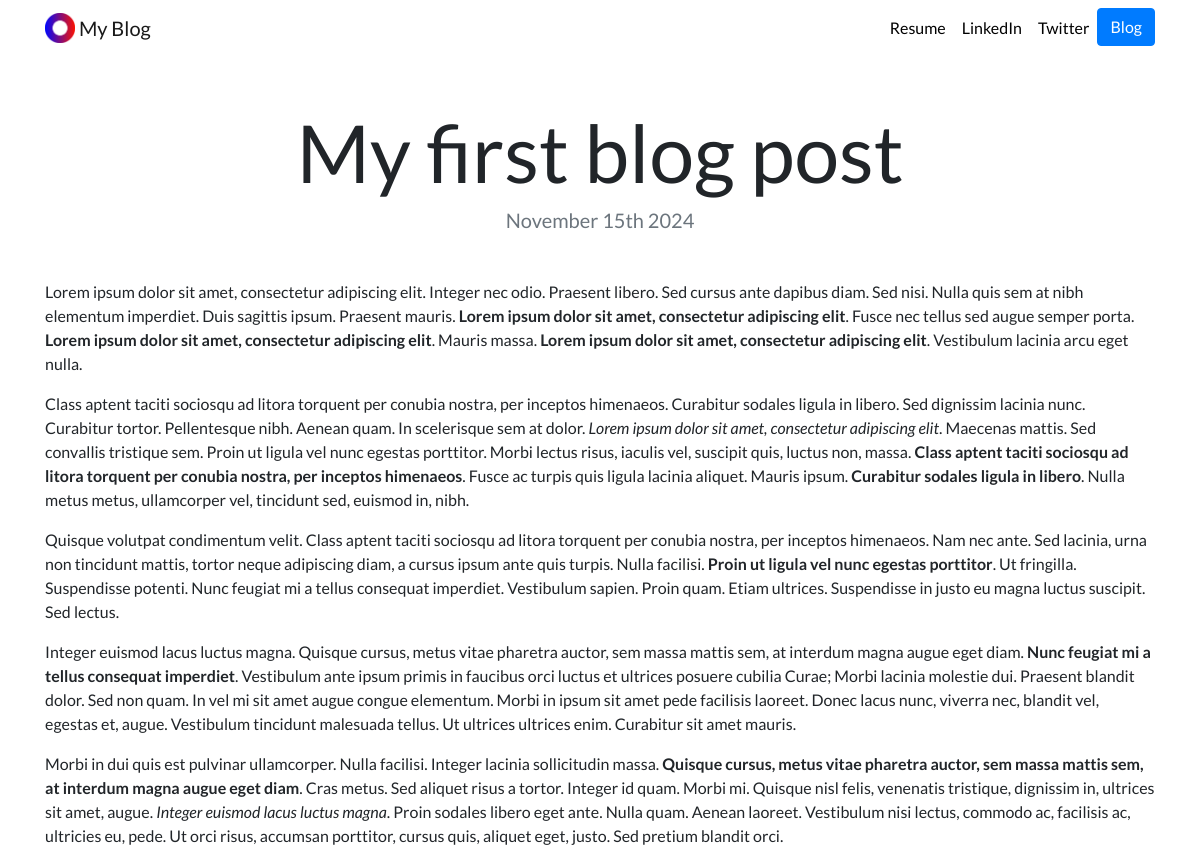
Page /blog/1/ on the committed database.
### blog/models.py (models this page shows, shortened)
class Blog(models.Model):
    title = models.CharField(max_length=200)
    description = models.TextField()
    date = models.DateField()

### blog/views.py (the view)
# urls.py: path('<int:blog_id>/', views.detail, name='detail'),
def detail(request, blog_id):
    blog = get_object_or_404(Blog, pk=blog_id)
    return render(request, 'blog/detail.html', {'blog':blog})

### blog/templates/blog/detail.html
{% extends "portfolio/base.html" %}
{% load static %}
{% block content %}
<h1 class="text-center mt-5" id="blogdetailtitle">{{ blog.title }}</h1>
<h5 class="text-center text-muted mb-5">{{ blog.date|date:'F jS Y' }}</h5>
{{ blog.description|safe }}
{% endblock %}

### portfolio/static/portfolio/custom.css (style rules this page uses)
body { font-family: 'Lato', sans-serif; }
@media (min-width: 992px) { #blogdetailtitle { font-size: 5rem; } }

### rows in the picture
Blog: title "My first blog post", date "November 15th 2024", description "Lorem ipsum dolor sit amet, consectetur adipiscing elit. Integer nec odio. Praesent libero. Sed cursus ante dapibus diam. Sed nisi. Nulla quis sem at nibh elementum imperdiet. Duis sagittis ipsum. Praesent mauris. Lorem ipsum dolor sit amet, consectetur adipiscing elit . Fusce nec tellus sed augue semper porta. Lorem ipsum dolor sit amet, consectetur adipiscing elit . Mauris massa. Lorem ipsum dolor sit amet, consectetur adipiscing elit . Vestibulum lacinia arcu eget nulla. Class aptent taciti sociosqu ad litora torquent per conubia nostra, per inceptos himenaeos. Curabitur sodales ligula in libero. Sed dignissim lacinia nunc. Curabitur tortor. Pellentesque nibh. Aenean quam. In scelerisque…"
